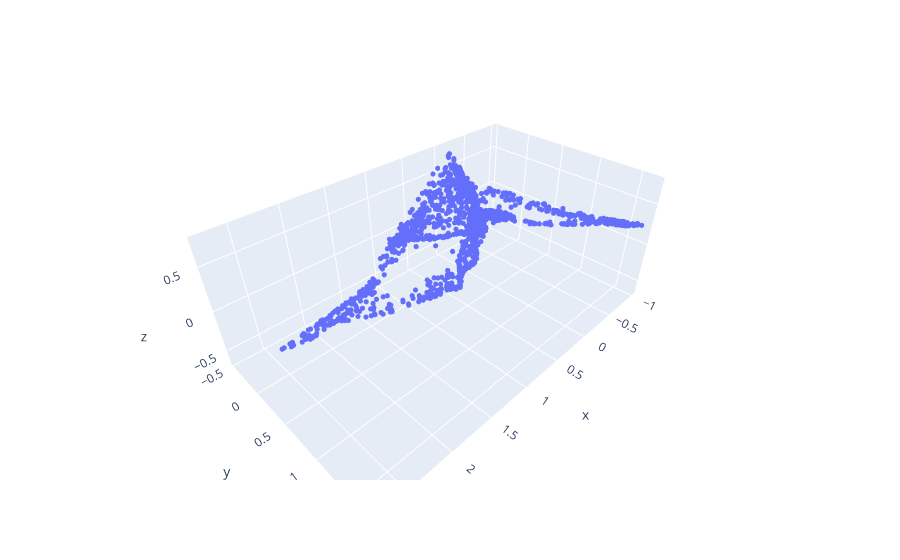

The cell this chart's notebook holds for it:
### Code cell
pca = PCA(n_components=3).fit_transform(act_dict[2])
fig = px.scatter_3d(x=pca[:, 0], y=pca[:, 1], z=pca[:, 2])
fig.update_traces(marker=dict(size=3))
fig.show()

### Figure 1 — Plotly figure (JSON) as saved in the notebook; plotly's stock layout.template omitted (floating-point values rounded to 4 significant figures; data arrays with more than 128 entries replaced by an {"elided": "..."} marker saying what was removed)
{"data": [{"hovertemplate": "x=%{x}<br>y=%{y}<br>z=%{z}<extra></extra>", "legendgroup": "", "marker": {"color": "#636efa", "size": 3, "symbol": "circle"}, "mode": "markers", "name": "", "scene": "scene", "showlegend": false, "type": "scatter3d", "x": {"elided": "2000 float values"}, "y": {"elided": "2000 float values"}, "z": {"elided": "2000 float values"}}], "layout": {"legend": {"tracegroupgap": 0}, "margin": {"t": 60}, "scene": {"domain": {"x": [0, 1], "y": [0, 1]}, "xaxis": {"title": {"text": "x"}}, "yaxis": {"title": {"text": "y"}}, "zaxis": {"title": {"text": "z"}}}}}
